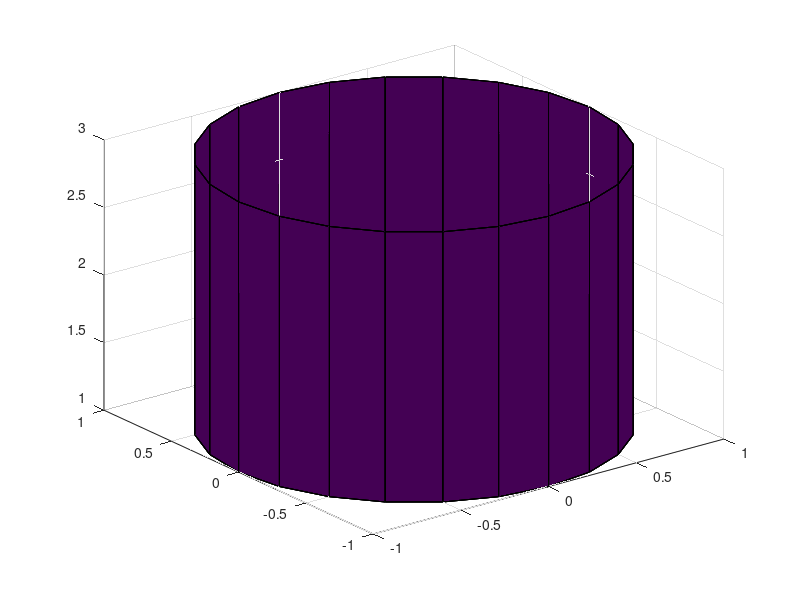

The MATLAB source for this figure:
t = 0:pi/12:8*pi;
x = cos(t);
y = sin(t);
xx = [x;x];
yy = [y;y];

zz = [ones(size(x));3*ones(size(x))];
surf(xx,yy,zz)


